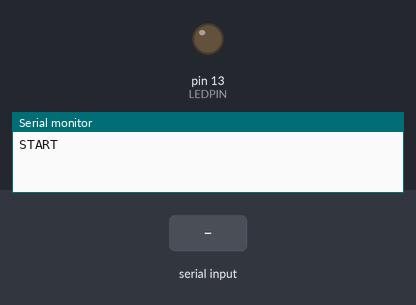
The sketch below on a simulated Arduino Uno, built with avr-gcc and run on an emulated ATmega328P. Shown: output pins drawn as LEDs (lit = HIGH), the last lines printed to the serial monitor. Inputs (shaded band) come from the test bench.

Above: at 1.2 s.
1.3 s: "b" received over Serial
At 2.1 s:
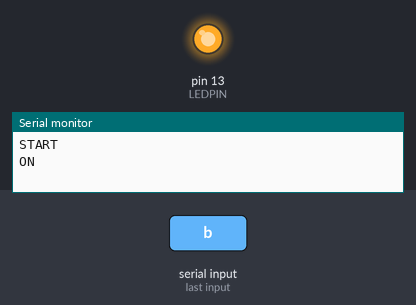
Timing chart, 0 to 4.3 s (numbered marks = the images above; inputs shaded):
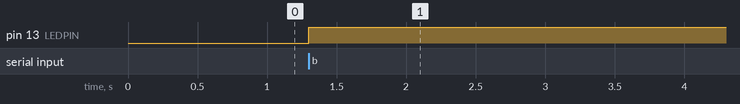

The sketch:

MySerialInterfaceV1.ino
```cpp
// MySerialInterface v1
// Using single characters from a serial interface to
// turn the LED on and off.
// By David McDonald 17/05/2022

#define LEDPIN LED_BUILTIN

bool ledOn = false;

void setup() {
  // put your setup code here, to run once:
  Serial.begin(9600);
  Serial.println("START");
  pinMode(LEDPIN, OUTPUT);
}

void loop() {
  // put your main code here, to run repeatedly:
  while (Serial.available()) {
    char c = Serial.read();
    if (c == 'b') {
      toggleLed();
    }
  }
}

void toggleLed() {
  ledOn = !ledOn;
  digitalWrite(LEDPIN, ledOn);
  if (ledOn) Serial.println("ON"); else Serial.println("OFF");
}
```

Measured:
- after the input at 1.3 s, pin 13 (LEDPIN): LOW → HIGH at once
